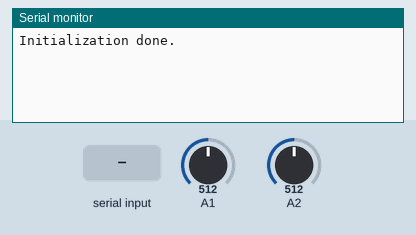
A sketch run on a simulated Arduino Mega 2560, built with avr-gcc and run on an emulated ATmega2560. Parts: the last lines printed to the serial monitor. The inputs (shaded band) are chosen by the test bench; at power-on: A1 = 512, A2 = 512. The modem accepts every AT command (registered, SIM ready, sends succeed) and sends nothing else.

Above: at 2.2 s.
2.3 s: A1 set to 390
At 3.8 s:
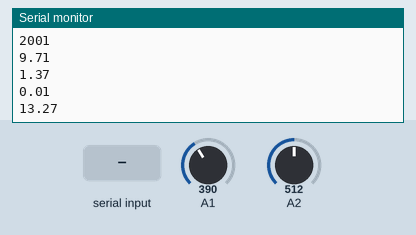
4.5 s: "1" received over the second serial link
At 5.6 s:
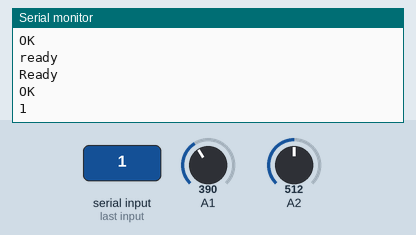
Timing chart, 0 to 7.5 s (numbered marks = the images above; inputs shaded):
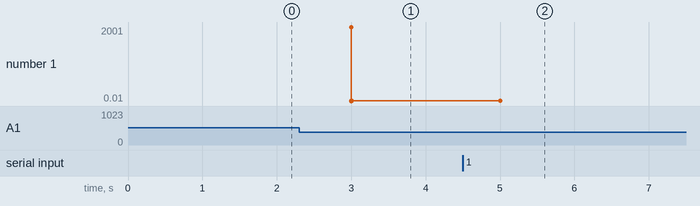

Measured:
- after the input at 2.3 s, the serial monitor: prints a new line after 0.70 s (image 1)
- after the input at 4.5 s, the serial monitor: prints a new line after 0.50 s (image 2)
- plotted number 1: 13.27 → 1 after the input at 4.5 s

The sketch:

FinalWITHOUTSDwifi.ino
```cpp
//#include <SPI.h>  //for rtc
//#include <DS3231.h>  //for rtc

//#include <LiquidCrystal.h>
//DS3231 rtc(SDA,SCL);  //pointing to pins on uno

//LiquidCrystal lcd(2, 3, 4, 5, 6, 7);  //LiquidCrystal lcd(rs, en, d4, d5, d6, d7)  const int rs = 2, en = 3, d4 = 4, d5 = 5, d6 = 6, d7 = 7;

//--------------------------------------------------------------------------------------------

  float energy=0;
  float power=0;
  long int rawcursum;
  float current=0;
  long int rawvolsum;
  float voltage=0;
  volatile long int currenttime=0;
  volatile long int lasttime=0;
  volatile long int lasttimewifi=0;
  int nsample=0;
//  char line[8];
//  String fl_v[7];
//  String fl_i[7];
//  String fl_p[7];
//  String fl_e[7];
  #define DEBUG true
  String mySSID = "ssid";       // WiFi SSID
  String myPWD = "password"; // WiFi Password
  String myAPI = "apikey";   // API Key
  String myHOST = "api.thingspeak.com";
  String myPORT = "80";
  String myFIELD1 = "field1";
  String myFIELD2 = "field2";
  String myFIELD3 = "field3";
  String myFIELD4 = "field4";

  #define rawini 506 //calibration

//-----------------------------------------------------------------------------------------------

void setup() {
  while(analogRead(A1)<=400)
  {}
  Serial.begin(115200);
  Serial1.begin(115200);
  //rtc.begin();  //initialize real time clock
 // lcd.begin(16, 2); //initializing lcd

  Serial.println("Initialization done.");
  //-------------------------------------------------------------------------------------------------------------------------------

  //lcd.print("Starting Loop");
  delay(1000);
  //millis();
  //lcd.clear();
  lasttime=millis();
  lasttimewifi=lasttime;
}

void loop() {

//---------------------------------------------------------------------------------
  rawcursum=0;
  rawvolsum=0;
  nsample=0;
  while(millis()-lasttime<=2000)
  {
    rawcursum += analogRead(A2);
    rawvolsum += analogRead(A1);
    nsample++;
    }
  current=abs(0.22786*((rawcursum/nsample)-rawini));
  voltage=0.020699*(rawvolsum/nsample);
  currenttime=millis();
  power=voltage*current;
  energy+=voltage*current*(currenttime-lasttime)*2.7777*pow(10,-7);

  Serial.println((currenttime-lasttime));
  lasttime=millis();
// ---------------------------------------------------------------------------------
  Serial.println(voltage);
  Serial.println(current);
  Serial.println(energy);
  Serial.println(power);
 // lcd.clear();
//  dtostrf(voltage,4,1,fl_v);
//  dtostrf(current,4,1,fl_i);
//  dtostrf(power,4,1,fl_p);
//  dtostrf(energy,4,3,fl_e);
//lcd.setCursor(0,0);
//lcd.print("V=");
//lcd.print(voltage,1);
//
//lcd.setCursor(8,0);
//
//lcd.print("I=");
//lcd.print(current,1);
//
//lcd.setCursor(0,1);
//
//lcd.print("P=");
//lcd.print(power,1);
//
//lcd.setCursor(8,1);
//
//lcd.print("E=");
//lcd.print(energy,3);

//while((rtc.getUnixTime(rtc.getTime())-lasttime)<=10)
  if(millis()-lasttimewifi<=15000){
  espData("AT+RST", 1000, DEBUG);                      //Reset the ESP8266 module
  espData("AT+CWMODE=1", 1000, DEBUG);                 //Set the ESP mode as station mode
  espData("AT+CWJAP=\""+ mySSID +"\",\""+ myPWD +"\"", 1000, DEBUG);   //Connect to WiFi network
  while(!Serial1.find("OK")||!Serial1.find("ERROR"))
  {
      Serial.print("*");
  }
  if(Serial1.find("OK")){
  Serial.println("Connected");

    Serial.println("Sending");

    String sendData = "GET /update?api_key="+ myAPI +"&"+ myFIELD1+"="+String(voltage)+"&"+ myFIELD2 +"="+String(current)+ myFIELD3 +"="+String(power)+ myFIELD4 +"="+String(energy);
    espData("AT+CIPMUX=1", 1000, DEBUG);       //Allow multiple connections
    espData("AT+CIPSTART=0,\"TCP\",\""+ myHOST +"\","+ myPORT, 1000, DEBUG);
    espData("AT+CIPSEND=0," +String(sendData.length()+4),1000,DEBUG);
    Serial1.find(">");
    Serial.println(sendData);
    //Serial.print("Value to be sent: ");
    //Serial.println(sendVal);

    espData("AT+CIPCLOSE=0",1000,DEBUG);
    espData("AT+CWQAP", 1000, DEBUG);
  }
  else{
    Serial.print("Not Connected");
    delay(1000);
    }

    lasttimewifi=millis();


}
}


String espData(String command, const int timeout, boolean debug)
{
  //Serial.print("AT Command ==> ");
  //Serial.print(command);
  //Serial.println("     ");

  String response = "";
  Serial1.println(command);
  long int time = millis();
  while ( (time + timeout) > millis())
  {
    while (Serial1.available())
    {
      char c = Serial1.read();
      response += c;
    }
  }
  if (debug)
  {
    Serial.print(response);
  }
  return response;
}
```
